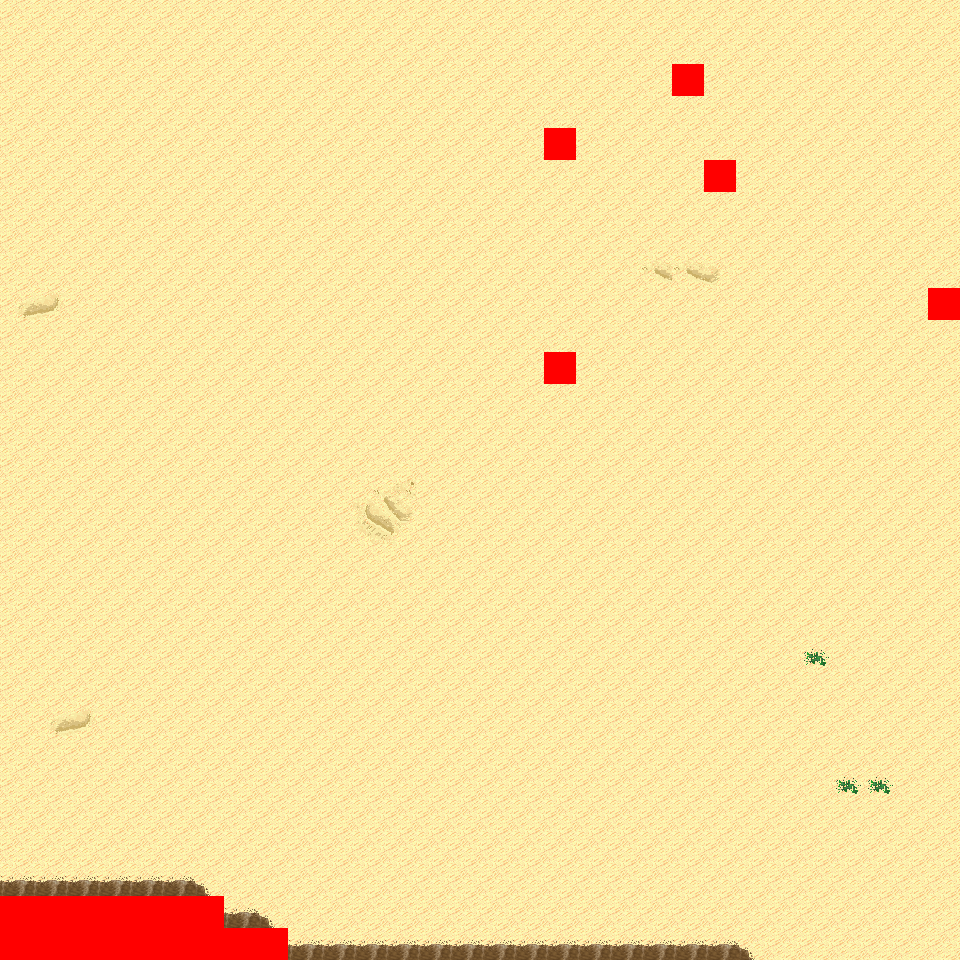

The image is a tile-based game level rendered from a .tmx file. Its description and source (layers, tilesets, objects; grid data summarised) follow:
An orthogonal 30x30 tile map with 32x32 px tiles, 6 tile layers (Ground, Object, Object2, Above, ...), 8 tilesets and 5 objects (5x mapExit).

<map version="1.0" orientation="orthogonal" renderorder="right-down" width="30" height="30" tilewidth="32" tileheight="32" nextobjectid="6">
  <tileset firstgid="1" name="tileset_logic_collision" tilewidth="32" tileheight="32" tilecount="1" columns="1">
    <image source="../drawable/tileset_logic_collision.png" width="32" height="32" />
  </tileset>
  <tileset firstgid="2" name="tileset_ground_ground" tilewidth="32" tileheight="32" tilecount="33" columns="3">
    <image source="../drawable/tileset_ground_ground.png" width="96" height="352" />
  </tileset>
  <tileset firstgid="35" name="tileset_ground_ridge_earth_pale" tilewidth="32" tileheight="32" tilecount="96" columns="12">
    <image source="../drawable/tileset_ground_ridge_earth_pale.png" width="384" height="256" />
  </tileset>
  <tileset firstgid="131" name="tileset_ground_ridge_earth_dark" tilewidth="32" tileheight="32" tilecount="96" columns="12">
    <image source="../drawable/tileset_ground_ridge_earth_dark.png" width="384" height="256" />
  </tileset>
  <tileset firstgid="227" name="tileset_terrain_desert" tilewidth="32" tileheight="32" tilecount="88" columns="8">
    <image source="../drawable/tileset_terrain_desert.png" width="256" height="352" />
  </tileset>
  <tileset firstgid="315" name="tileset_plant_tree_tree_darkgreen" tilewidth="32" tileheight="32" tilecount="88" columns="8">
    <image source="../drawable/tileset_plant_tree_tree_darkgreen.png" width="256" height="352" />
  </tileset>
  <tileset firstgid="403" name="tileset_ground_sand_2" tilewidth="32" tileheight="32" tilecount="15" columns="5">
    <image source="../drawable/tileset_ground_sand_2.png" width="160" height="96" />
  </tileset>
  <tileset firstgid="418" name="tileset_plant_cactus_2" tilewidth="32" tileheight="32" tilecount="10" columns="5">
    <image source="../drawable/tileset_plant_cactus_2.png" width="160" height="64" />
  </tileset>
  <layer name="Ground" width="30" height="30">
    <data>[900 cells, 900 non-empty, 12 distinct tile ids]</data>
  </layer>
  <layer name="Object" width="30" height="30">
    <data>[900 cells, 44 non-empty, 7 distinct tile ids]</data>
  </layer>
  <layer name="Object2" width="30" height="30">
    <data>[900 cells, 0 non-empty, 0 distinct tile ids]</data>
  </layer>
  <layer name="Above" width="30" height="30">
    <data>[900 cells, 0 non-empty, 0 distinct tile ids]</data>
  </layer>
  <layer name="Above2" width="30" height="30">
    <data>[900 cells, 0 non-empty, 0 distinct tile ids]</data>
  </layer>
  <layer name="Walkable" width="30" height="30">
    <data>[900 cells, 21 non-empty, 1 distinct tile ids]</data>
  </layer>
  <objectgroup name="MapEvents">
    <object id="1" name="north" type="mapExit" x="0" y="0" width="960" height="32">
      <properties>
        <property name="map" value="level_0_x35_y145" />
        <property name="x" value="0" />
        <property name="y" value="28" />
      </properties>
    </object>
    <object id="2" name="south" type="mapExit" x="288" y="928" width="672" height="32">
      <properties>
        <property name="map" value="level_0_x35_y147" />
        <property name="x" value="9" />
        <property name="y" value="1" />
      </properties>
    </object>
    <object id="3" name="west" type="mapExit" x="0" y="0" width="32" height="896">
      <properties>
        <property name="map" value="level_0_x34_y146" />
        <property name="x" value="28" />
        <property name="y" value="0" />
      </properties>
    </object>
    <object id="4" name="east" type="mapExit" x="928" y="0" width="32" height="288">
      <properties>
        <property name="map" value="level_0_x36_y146" />
        <property name="x" value="1" />
        <property name="y" value="0" />
      </properties>
    </object>
    <object id="5" name="east2" type="mapExit" x="928" y="320" width="32" height="640">
      <properties>
        <property name="map" value="level_0_x36_y146" />
        <property name="x" value="1" />
        <property name="y" value="10" />
      </properties>
    </object>
  </objectgroup>
</map>
